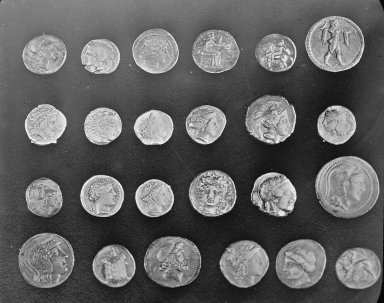
#> input picture skimage.data.coins(), 384 x 303 px
$ jupyter execute 'Counting objects in an image.ipynb'   (older library calls are emulated)
#> lines starting #> are read from the running program, lines starting #| are printed output that depends on the picture; after the words box and inside, x2 and y2 are one past the last pixel; in counts of white or black regions, pixels touching at a corner belong together
Based on `scikit-image` examples for [labeling image regions](http://scikit-image.org/docs/dev/auto_examples/segmentation/plot_label.html#sphx-glr-auto-examples-segmentation-plot-label-py).

[cell 1]
import matplotlib.pyplot as plt
import matplotlib.patches as mpatches

from skimage import io, data, filters
from skimage.filters import threshold_otsu
from skimage.segmentation import clear_border
from skimage.measure import label, regionprops
from skimage.morphology import closing, square
from skimage.color import label2rgb

[cell 2]
def label_regions(image, target_area, adjustment, invert):
    thresh = threshold_otsu(image)
    if invert:
        bw = closing((image + adjustment) < thresh, square(3))
    else:
        bw = closing((image + adjustment) > thresh, square(3))

    cleared = clear_border(bw)
    label_image = label(cleared)
    image_label_overlay = label2rgb(label_image, image=image)

    fig, ax = plt.subplots(figsize=(10,6))
    ax.imshow(image_label_overlay)

    for region in regionprops(label_image):
        if region.area >= target_area:
            minr, minc, maxr, maxc = region.bbox
            rect = mpatches.Rectangle((minc, minr), maxc - minc, maxr - minr,
                                 fill=False, edgecolor='red', linewidth=2)
            ax.add_patch(rect)

    ax.set_axis_off()
    plt.tight_layout()
    plt.show()

#### Identify complete coins against a dark background:

[cell 3]
image = data.coins()[50:-50, 50:-50]
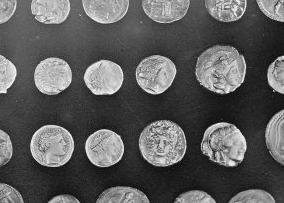
#> image: shape (203, 284); min 7, max 252, mean 91.5
label_regions(image, 100, 0, False)
#> in label_regions, `thresh = threshold_otsu(image)`: thresh = 112
#> in label_regions, `bw = closing((image + adjustment) > thresh, square(3))`:
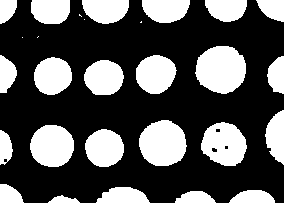
#> bw: shape (203, 284) bool; 33.4% white; 28 white regions (5 under 20 px), largest, box (x1, y1, x2, y2) and area: (195, 46, 246, 94) 1895, (139, 120, 187, 166) 1720, (201, 122, 247, 166) 1481
#> in label_regions, `label_image = label(cleared)`: label_image: shape (203, 284) int32; 14 distinct labels, from 0 to 13
#> in label_regions, `image_label_overlay = label2rgb(label_image, image=image)`:
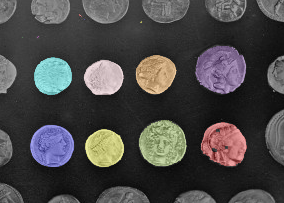
#> image_label_overlay: shape (203, 284, 3) float64; mean R, G, B 0.285, 0.278, 0.276
#> the loop in label_regions, `for region in regionprops(label_image):` made 13 passes
#> (minr, minc, maxr, maxc) on passes 6 to 13: (46, 195, 94, 246), (55, 136, 94, 177), (57, 34, 95, 72), (60, 84, 95, 124), (120, 139, 166, 187), (122, 201, 166, 247), (125, 30, 167, 74), (129, 85, 167, 124)

#### Can I use this algorithm to count my supply of paper rolls from an image?

[cell 4]
rolls = io.imread('rolls.jpg', as_grey=True)
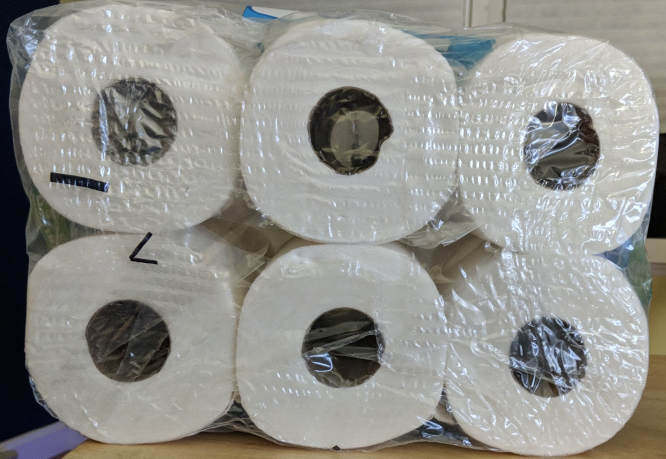
#> input picture rolls.jpg, 1332 x 918 px (shown at 1/2 size)
#> rolls: shape (918, 1332) float64; min 0, max 1, mean 0.573
print(rolls.shape)
#| (918, 1332)
io.imshow(rolls)
io.show()

[cell 5]
label_regions(rolls, 4500, 0.135, True)
#> call 2 of label_regions, with target_area = 4500, adjustment = 0.135, invert = True
#> in label_regions (call 2), `thresh = threshold_otsu(image)`: thresh = 0.459
#> in label_regions (call 2), `bw = closing((image + adjustment) < thresh, square(3))`: bw: shape (918, 1332) bool; 14.6% white; 333 white regions (261 under 20 px), largest, box (x1, y1, x2, y2) and area: (0, 0, 201, 888) 53918, (170, 600, 342, 764) 21480, (604, 615, 769, 773) 17534
#> in label_regions (call 2), `cleared = clear_border(bw)`: cleared: shape (918, 1332) bool; 9.7% white; 326 white regions (260 under 20 px), largest, box (x1, y1, x2, y2) and area: (170, 600, 342, 764) 21480, (604, 615, 769, 773) 17534, (616, 176, 787, 351) 14361
#> in label_regions (call 2), `label_image = label(cleared)`: label_image: shape (918, 1332) int32; 327 distinct labels, from 0 to 326
#> in label_regions (call 2), `image_label_overlay = label2rgb(label_image, image=image)`:
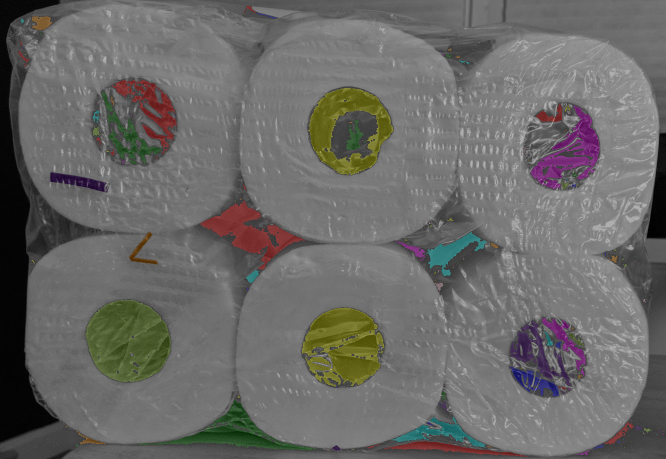
#> image_label_overlay: shape (918, 1332, 3) float64 (shown at 1/2 size); mean R, G, B 0.421, 0.417, 0.408
#> the loop in label_regions (call 2), `for region in regionprops(label_image):` made 326 passes
#> (minr, minc, maxr, maxc) on passes 41, 43, 54, 121, 200, 203, 245: (159, 224, 309, 353), (176, 616, 351, 787), (211, 1061, 378, 1199), (401, 400, 539, 611), (600, 170, 764, 342), (615, 604, 773, 769), (799, 276, 901, 634)

[cell 6]
sobel = filters.sobel(rolls)
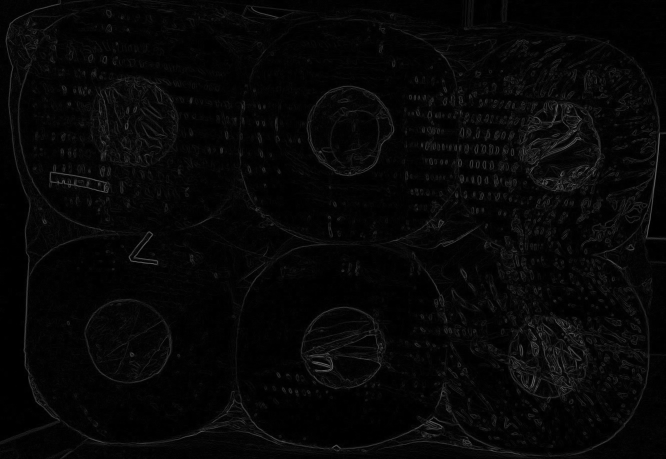
#> sobel: shape (918, 1332) float64 (shown at 1/2 size); min 0, max 0.5, mean 0.0273
plt.imshow(sobel)
plt.show()

[cell 7]
label_regions(sobel, 3000, 0.01, False)
#> in label_regions (call 3), `bw = closing((image + adjustment) > thresh, square(3))`: bw: shape (918, 1332) bool; 15.2% white; 2092 white regions (1498 under 20 px), largest, box (x1, y1, x2, y2) and area: (0, 0, 1308, 918) 46120, (1024, 200, 1210, 389) 17006, (174, 150, 358, 335) 13779
#> in label_regions (call 3), `cleared = clear_border(bw)`: cleared: shape (918, 1332) bool; 10.7% white; 2076 white regions (1492 under 20 px), largest, box (x1, y1, x2, y2) and area: (1024, 200, 1210, 389) 17006, (174, 150, 358, 335) 13779, (600, 613, 790, 779) 8510
#> in label_regions (call 3), `label_image = label(cleared)`: label_image: shape (918, 1332) int32; 2077 distinct labels, from 0 to 2076

[cell 8]
blurred = filters.gaussian(sobel, sigma=1.0)
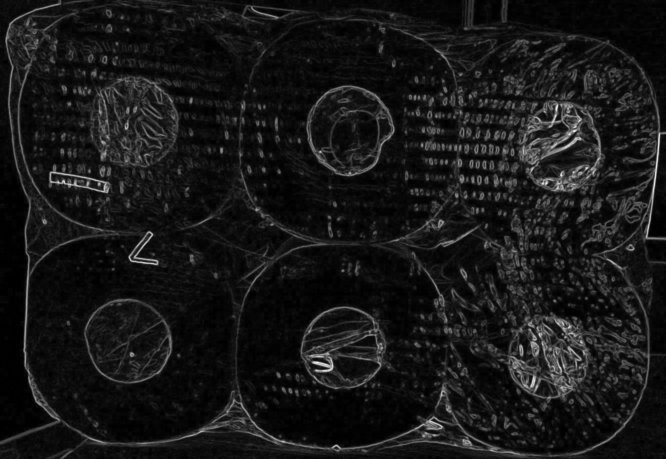
#> blurred: shape (918, 1332) float64 (shown at 1/2 size); min 0, max 0.293, mean 0.0273; drawn with min black and max white
plt.imshow(blurred)
plt.show()

[cell 9]
label_regions(blurred, 5500, 0.01, False)
#> call 4 of label_regions, with target_area = 5500, adjustment = 0.01, invert = False
#> in label_regions (call 4), `thresh = threshold_otsu(image)`: thresh = 0.0531
#> in label_regions (call 4), `bw = closing((image + adjustment) > thresh, square(3))`: bw: shape (918, 1332) bool; 19.2% white; 1097 white regions (544 under 20 px), largest, box (x1, y1, x2, y2) and area: (0, 0, 1332, 918) 71219, (997, 182, 1211, 390) 21026, (173, 149, 361, 335) 17524
#> in label_regions (call 4), `cleared = clear_border(bw)`: cleared: shape (918, 1332) bool; 13.2% white; 1088 white regions (542 under 20 px), largest, box (x1, y1, x2, y2) and area: (997, 182, 1211, 390) 21026, (173, 149, 361, 335) 17524, (600, 612, 790, 780) 10968
#> in label_regions (call 4), `label_image = label(cleared)`:
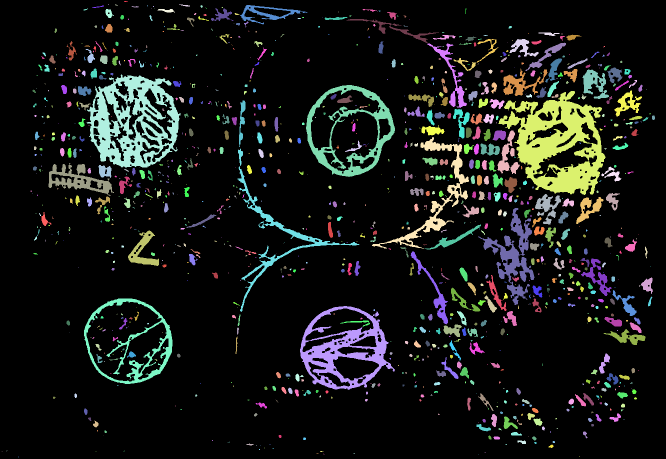
#> label_image: shape (918, 1332) int32 (shown at 1/2 size); 1089 distinct labels, from 0 to 1088; one colour per label, 0 black
#> in label_regions (call 4), `image_label_overlay = label2rgb(label_image, image=image)`:
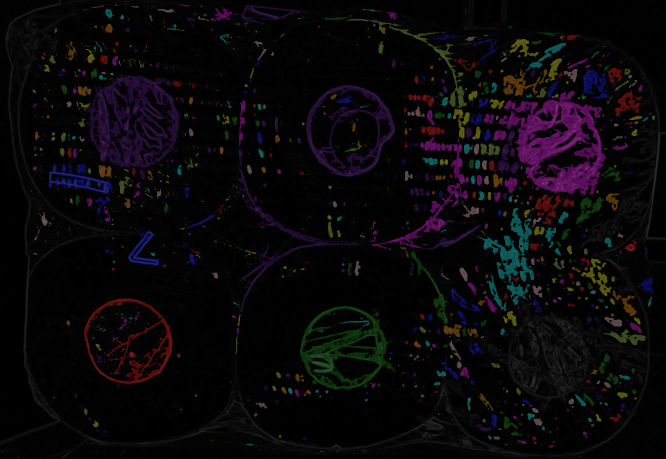
#> image_label_overlay: shape (918, 1332, 3) float64 (shown at 1/2 size); mean R, G, B 0.0403, 0.0307, 0.04
#> the loop in label_regions (call 4), `for region in regionprops(label_image):` made 1088 passes
#> (minr, minc, maxr, maxc) on passes 196, 226, 244, 578, 801, 815: (149, 173, 335, 361), (170, 612, 354, 790), (182, 997, 390, 1211), (416, 956, 610, 1069), (597, 168, 768, 345), (612, 600, 780, 790)
#> in label_regions (call 4), `plt.show()`:
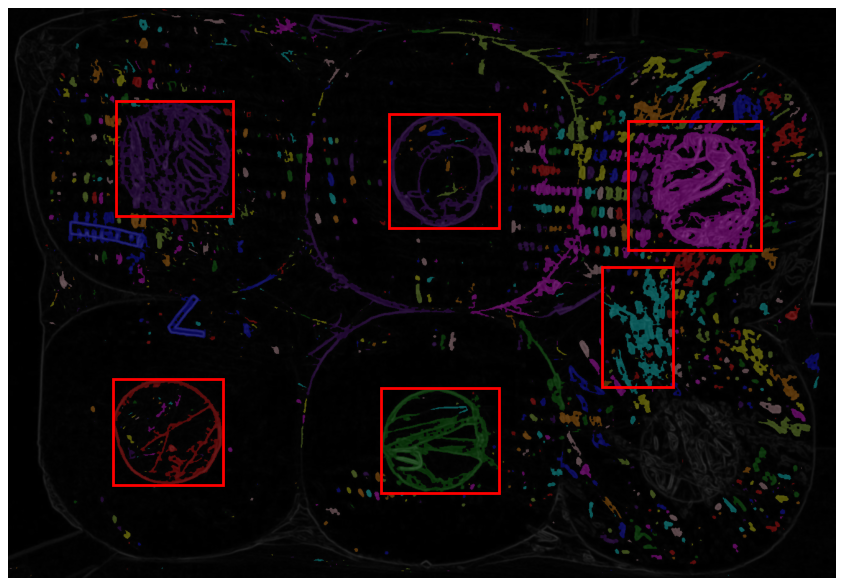
#> figure drawn by matplotlib, 1 panel
